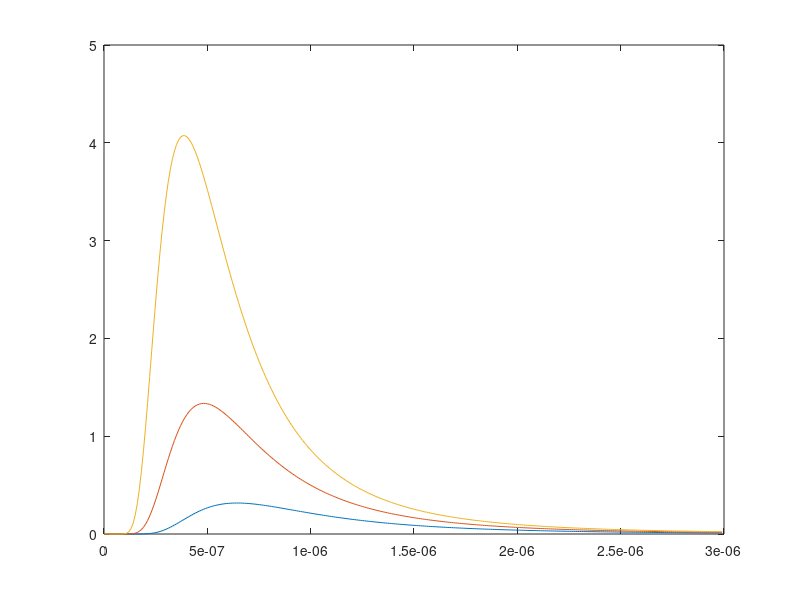

This figure's MATLAB source:
 h = 6.6261*10^-34; % Planck's constant J s
c = 2.9979*10^8; % speed of light m/s
k = 1.3807*10^-23; % Boltzmann's constant J/K
lambda = 1e-9:10e-9:3000e-9;
T1 = 4500;
T2 = 6000;
T3 = 7500;
A1=(h.*c)./(k.*T1.*lambda);
A2=(h.*c)./(k.*T2.*lambda);
A3=(h.*c)./(k.*T3.*lambda);

%energy density function:
B=(8.*pi.*h.*c)*(1e-6)./lambda.^5;
BB1=B.*(1./(exp(A1)-1));
BB2=B.*(1./(exp(A2)-1));
BB3=B.*(1./(exp(A3)-1));

figure(1),clf
plot(lambda,BB1,lambda,BB2,lambda,BB3)